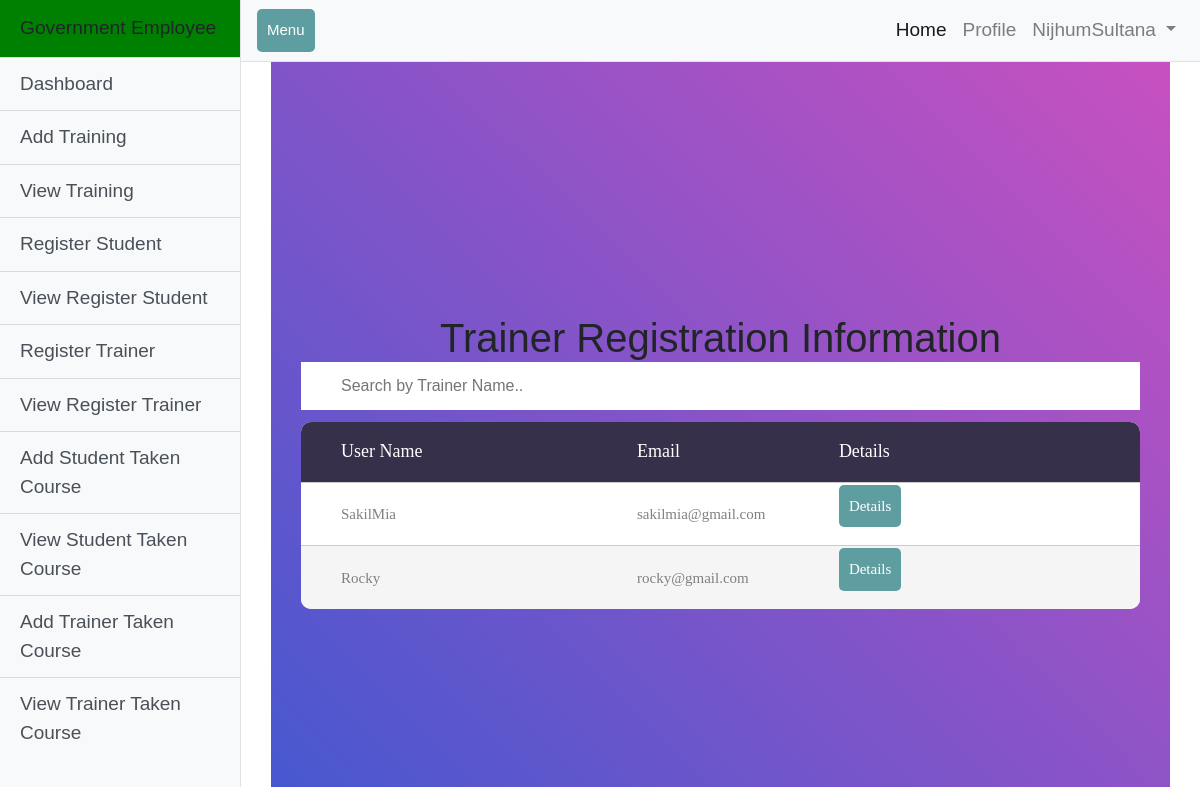
Screenshot of /GovernmentEmployee/viewRegisterTrainer/ (signed in) with the database file from the repository.
### users/models.py (models this page shows, shortened)
class User(AbstractUser):
    is_governmentEmployee = models.BooleanField(default=False)
    is_trainer = models.BooleanField(default=False)
    is_student = models.BooleanField(default=False)
    MinistryName = models.ForeignKey(Ministry, on_delete=models.CASCADE, null=True, blank=True)
    phone_number = models.CharField(max_length=12, null=True, blank=True)
    Address = models.CharField(max_length=120, null=True, blank=True)
    image = models.ImageField(default='default.jpg', upload_to='profile_pics')

### users/views.py (the view)
# urls.py: path('viewRegisterTrainer/',user_views.RegTrainerList.as_view(), name='viewRegisterTrainer'),
@method_decorator([login_required, governmentEmployee_required], name='dispatch')
class RegTrainerList(ListView):
    model = User
    template_name = 'GovernmentEmployee/TrainerRegisterView.html'
    paginate_by = 15

### GovernmentEmployee/templates/GovernmentEmployee/TrainerRegisterView.html (shortened to what this page needs)
{% extends 'GovernmentEmployee/GovernmentEmployeeNavbar.html' %}
{% load static %}
{% load crispy_forms_tags %}
{% block content %}
<link rel="stylesheet" href="{% static 'GovernmentEmployee/css/style.css' %}"/>
<link rel="stylesheet" type="text/css" href="{% static 'GovernmentEmployee/css/util.css' %}">
<link rel="stylesheet" type="text/css" href="{% static 'GovernmentEmployee/css/main.css' %}">
<div class="container-fluid">
	<div class="limiter">
		<div class="container-table100">
			<div class="wrap-table100">
				<div class="table100">
                     <h1 align="center">Trainer Registration Information</h1>
                     <input type="text" id="myInput" onkeyup="myFunction()" placeholder="Search by Trainer Name.." title="Type in a name">
					<table id="myTable">
						<thead>
							<tr class="table100-head">
                                    <th  class="column1" >User Name</th>
                                    <th  class="column2">Email</th>
                                    <th  class="column3">Details</th>
							</tr>
						</thead>
						<tbody>
                             {% for regTrainer in object_list  %}
                                  {% if regTrainer.is_trainer %}
                                            <tr>
                                                <td class="column1">{{ regTrainer.username}}</td>
                                                <td class="column2">{{ regTrainer.email }}</td>
                                                <td class="column3">
                                                     <div class="form-group">
                                                         <a class="btn btn-primary" href="../detailsRegisterTrainer/{{ regTrainer.id }}" role="button">Details</a>
                                                     </div>
                                                 </td>
                                            </tr>
                                  {% endif %}
                             {% endfor %}
						</tbody>
					</table>
				</div>
			</div>
		</div>
	</div>
</div>
 {% endblock %}

### GovernmentEmployee/templates/GovernmentEmployee/GovernmentEmployeeNavbar.html (shortened to what this page needs)
<html lang="en">
<head>
  <link href="{% static 'GovernmentEmployee/vendor/bootstrap/css/bootstrap.min.css' %}" rel="stylesheet">
  <link href="{% static 'GovernmentEmployee/css/simple-sidebar.css' %}" rel="stylesheet">
</head>
<body>
  <div class="d-flex" id="wrapper">
    <div class="bg-light border-right" id="sidebar-wrapper">
      <div class="sidebar-heading" style="background-color:rgb(0, 128, 0);">Government Employee </div>
      <div class="list-group list-group-flush">
        <a href="{% url 'GovernmentEmployeeHome' %}" class="list-group-item list-group-item-action bg-light">Dashboard</a>
        <a href="{% url 'addTraining' %}" class="list-group-item list-group-item-action bg-light">Add Training</a>
        <a href="{% url 'viewTraining'%}" class="list-group-item list-group-item-action bg-light">View Training</a>
        <a href="{% url 'registerStudent' %}" class="list-group-item list-group-item-action bg-light">Register Student</a>
        <a href="{% url 'StudentRegisterView' %}" class="list-group-item list-group-item-action bg-light">View Register Student</a>
        <a href="{% url 'registerTrainer' %}" class="list-group-item list-group-item-action bg-light">Register Trainer</a>
        <a href="{% url 'viewRegisterTrainer' %}" class="list-group-item list-group-item-action bg-light">View Register Trainer</a>
        <a href="{% url 'addStudentTakenCourse' %}" class="list-group-item list-group-item-action bg-light">Add Student Taken Course</a>
        <a href="{% url 'StudentTakenCourseView'%}" class="list-group-item list-group-item-action bg-light">View Student Taken Course</a>
          <a href="{% url 'addTrainerTakenCourse' %}" class="list-group-item list-group-item-action bg-light">Add Trainer Taken Course</a>
        <a href="{% url 'ViewTrainerTakenCourse'%}" class="list-group-item list-group-item-action bg-light">View Trainer Taken Course</a>
      </div>
    </div>
    <div id="page-content-wrapper">
      <nav class="navbar navbar-expand-lg navbar-light bg-light border-bottom">
        <button class="btn btn-primary" id="menu-toggle">Menu</button>
        <div class="collapse navbar-collapse" id="navbarSupportedContent">
          <ul class="navbar-nav ml-auto mt-2 mt-lg-0">
            <li class="nav-item active">
              <a class="nav-link" href="{% url 'BaseHome' %}">Home <span class="sr-only">(current)</span></a>
            </li>
            <li class="nav-item">
              <a class="nav-link" href="{% url 'GovernmentEmployeeProfile' %}">Profile</a>
            </li>
            <li class="nav-item dropdown">
              <a class="nav-link dropdown-toggle" href="#" id="navbarDropdown" role="button" data-toggle="dropdown" aria-haspopup="true" aria-expanded="false">
               {% if user.is_authenticated %}
                 {{ user.username }}
               {% endif %}
              </a>
            </li>
          </ul>
        </div>
      </nav>
        <div class="container-fluid">
            {% block content %}{% endblock %}
        </div>
    </div>
  </div>
</body>
</html>

### GovernmentEmployee/static/GovernmentEmployee/css/simple-sidebar.css (style rules this page uses)
body { overflow-x: hidden; }
#sidebar-wrapper { min-height: 100vh; margin-left: -15rem; -webkit-transition: margin .25s ease-out; -moz-transition: margin .25s ease-out; -o-transition: margin .25s ease-out; transition: margin .25s ease-out; }
#sidebar-wrapper .sidebar-heading { padding: 0.875rem 1.25rem; font-size: 1.2rem; }
#sidebar-wrapper .list-group { width: 15rem; }
#page-content-wrapper { min-width: 100vw; }
@media (min-width: 768px) { #sidebar-wrapper { margin-left: 0; } }
@media (min-width: 768px) { #page-content-wrapper { min-width: 0; width: 100%; } }

### GovernmentEmployee/static/GovernmentEmployee/css/style.css (style rules this page uses)
body { font-size: 19px; }
table { width: 50%; margin: 30px auto; border-collapse: collapse; text-align: left; }
tr { border-bottom: 1px solid #cbcbcb; }
th, td { border: none; height: 30px; padding: 2px; }
.btn { padding: 10px; font-size: 15px; color: white; background: #5F9EA0; border: none; border-radius: 5px; }

### GovernmentEmployee/static/GovernmentEmployee/css/main.css (style rules this page uses)
* { margin: 0px; padding: 0px; box-sizing: border-box; }
body, html { height: 100%; font-family: sans-serif; }
a { margin: 0px; transition: all 0.4s; -webkit-transition: all 0.4s; -o-transition: all 0.4s; -moz-transition: all 0.4s; }
h1,h2,h3,h4,h5,h6 { margin: 0px; }
ul, li { margin: 0px; list-style-type: none; }
input { display: block; outline: none; border: none !important; }
button { outline: none !important; border: none; background: transparent; }
.limiter { width: 100%; margin: 0 auto; }
.container-table100 { width: 100%; min-height: 100vh; background: #c850c0; background: -webkit-linear-gradient(45deg, #4158d0, #c850c0); background: -o-linear-gradient(45deg, #4158d0, #c850c0); background: -moz-linear-gradient(45deg, #4158d0, #c850c0); background: linear-gradient(45deg, #4158d0, #c850c0); display: -webkit-box; display: -webkit-flex; display: -moz-box; display: -ms-flexbox; display: flex; align-items: center; justify-content: center; flex-wrap: wrap; padding: 33px 30px; }
.wrap-table100 { width: 1170px; }
table { border-spacing: 1; border-collapse: collapse; background: white; border-radius: 10px; overflow: hidden; width: 100%; margin: 0 auto; position: relative; }
table * { position: relative; }
table td, table th { padding-left: 8px; }
table thead tr { height: 60px; background: #36304a; }
table tbody tr { height: 50px; }
table tbody tr:last-child { border: 0; }
table td, table th { text-align: left; }
.table100-head th { font-family: OpenSans-Regular; font-size: 18px; color: #fff; line-height: 1.2; font-weight: unset; }
tbody tr:nth-child(even) { background-color: #f5f5f5; }
tbody tr { font-family: OpenSans-Regular; font-size: 15px; color: #808080; line-height: 1.2; font-weight: unset; }
.column1 { width: 260px; padding-left: 40px; }
.column2 { width: 160px; }
.column3 { width: 245px; }

### GovernmentEmployee/templates/GovernmentEmployee/TrainerRegisterView.html (style rules this page uses)
#myInput {  background-position: 10px 10px; background-repeat: no-repeat; width: 100%; font-size: 16px; padding: 12px 20px 12px 40px; border: 1px solid #ddd; margin-bottom: 12px; }

### rows the page displays
User: username "NijhumSultana"
User: username "SakilMia", email "sakilmia@gmail.com"
User: username "Rocky", email "rocky@gmail.com"
